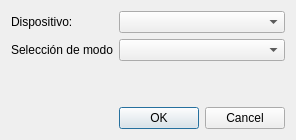
<?xml version="1.0" encoding="UTF-8"?>
<ui version="4.0">
 <class>camara_selector</class>
 <widget class="QDialog" name="camara_selector">
  <property name="geometry">
   <rect>
    <x>0</x>
    <y>0</y>
    <width>268</width>
    <height>140</height>
   </rect>
  </property>
  <property name="windowTitle">
   <string>Dialog</string>
  </property>
  <layout class="QGridLayout" name="gridLayout">
   <item row="0" column="0">
    <widget class="QLabel" name="label_dispositivo">
     <property name="sizePolicy">
      <sizepolicy hsizetype="Maximum" vsizetype="Preferred">
       <horstretch>0</horstretch>
       <verstretch>0</verstretch>
      </sizepolicy>
     </property>
     <property name="text">
      <string>Dispositivo:</string>
     </property>
    </widget>
   </item>
   <item row="3" column="1">
    <widget class="QDialogButtonBox" name="buttonBox">
     <property name="orientation">
      <enum>Qt::Horizontal</enum>
     </property>
     <property name="standardButtons">
      <set>QDialogButtonBox::Cancel|QDialogButtonBox::Ok</set>
     </property>
    </widget>
   </item>
   <item row="1" column="0">
    <widget class="QLabel" name="label_modo">
     <property name="sizePolicy">
      <sizepolicy hsizetype="Maximum" vsizetype="Preferred">
       <horstretch>0</horstretch>
       <verstretch>0</verstretch>
      </sizepolicy>
     </property>
     <property name="text">
      <string>Selección de modo</string>
     </property>
    </widget>
   </item>
   <item row="1" column="1">
    <widget class="QComboBox" name="select_mode"/>
   </item>
   <item row="0" column="1">
    <widget class="QComboBox" name="select_device">
     <property name="sizePolicy">
      <sizepolicy hsizetype="Preferred" vsizetype="Fixed">
       <horstretch>0</horstretch>
       <verstretch>0</verstretch>
      </sizepolicy>
     </property>
    </widget>
   </item>
   <item row="2" column="0">
    <spacer name="verticalSpacer">
     <property name="orientation">
      <enum>Qt::Vertical</enum>
     </property>
     <property name="sizeHint" stdset="0">
      <size>
       <width>20</width>
       <height>40</height>
      </size>
     </property>
    </spacer>
   </item>
  </layout>
 </widget>
 <resources/>
 <connections>
  <connection>
   <sender>buttonBox</sender>
   <signal>accepted()</signal>
   <receiver>camara_selector</receiver>
   <slot>accept()</slot>
   <hints>
    <hint type="sourcelabel">
     <x>248</x>
     <y>254</y>
    </hint>
    <hint type="destinationlabel">
     <x>157</x>
     <y>274</y>
    </hint>
   </hints>
  </connection>
  <connection>
   <sender>buttonBox</sender>
   <signal>rejected()</signal>
   <receiver>camara_selector</receiver>
   <slot>reject()</slot>
   <hints>
    <hint type="sourcelabel">
     <x>316</x>
     <y>260</y>
    </hint>
    <hint type="destinationlabel">
     <x>286</x>
     <y>274</y>
    </hint>
   </hints>
  </connection>
 </connections>
</ui>
